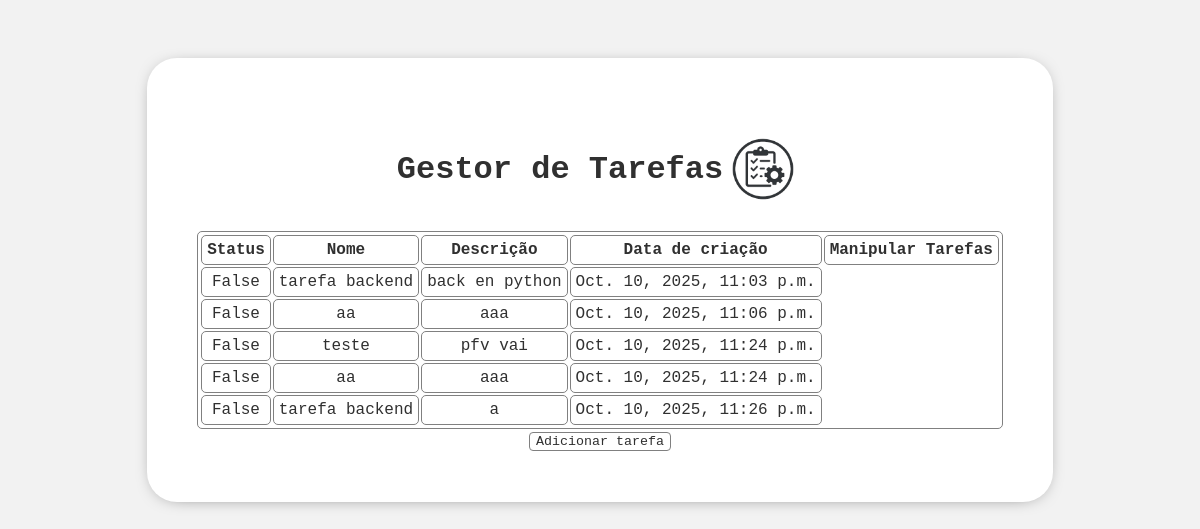
The page /tarefas/ on the database as committed earlier.
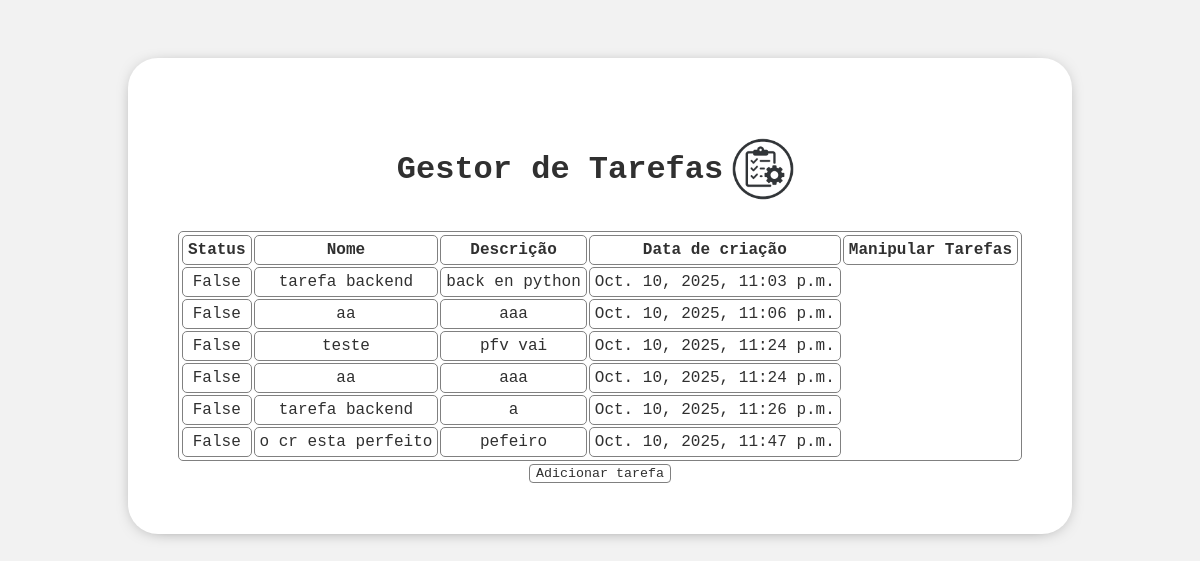
The same page on the database as committed later.
### tarefas/models.py (models this page shows, shortened)
class tarefaModels(models.Model):
    status = models.BooleanField(default=False)
    nome = models.CharField(max_length=67)
    descricao = models.TextField(null=True, blank=True )
    dataDeCricao = models.DateTimeField(auto_now_add=True)

### tarefas/views.py (the view)
# urls.py: path('tarefas/', include('tarefas.urls')),
def tarefas(request):
    context={
        'tarefas':tarefaModels.objects.all()
    }
    return render(request,'index.html',context)

### tarefas/templates/index.html (shortened to what this page needs)
{% load static %}    <!DOCTYPE html>
<html lang="en">
<head>
    <link rel="stylesheet" href="{% static 'home/home.css' %}">
</head>
<body>
<div class="wrapper">
    <div class="wrapper2">
        <h1 style="color: #303030;">
            Gestor de Tarefas
            <img src=" {% static "img/logo.png" %} " width="80px">
        </h1>
    </div>
    <table border="1" style="padding: 1px;">
        <thead>
            <th>Status</th>
            <th>Nome</th>
            <th>Descrição</th>
            <th>Data de criação</th>
            <th>Manipular Tarefas</th>
        </thead>
        <tbody>
            {% for tarefa in tarefas %}
                <tr>
                    <td>{{tarefa.status}}</td>
                    <td>{{tarefa.nome}}</td>
                    <td>{{tarefa.descricao}}</td>
                    <td>{{tarefa.dataDeCricao}}</td>
                </tr>
            {% endfor %}
        </tbody>
    </table>
    <div class="button-wrapper">
        <button class="add tr"><a href="{% url "tarefas:adicionar" %}">Adicionar tarefa</a></button>
    </div>
</div>
</body>
</html>

Rows that differ between the two databases and show on the page:
added tarefaModels: status "False", nome "o cr esta perfeito", descricao "pefeiro", dataDeCricao "Oct. 10, 2025, 11:47 p.m."
